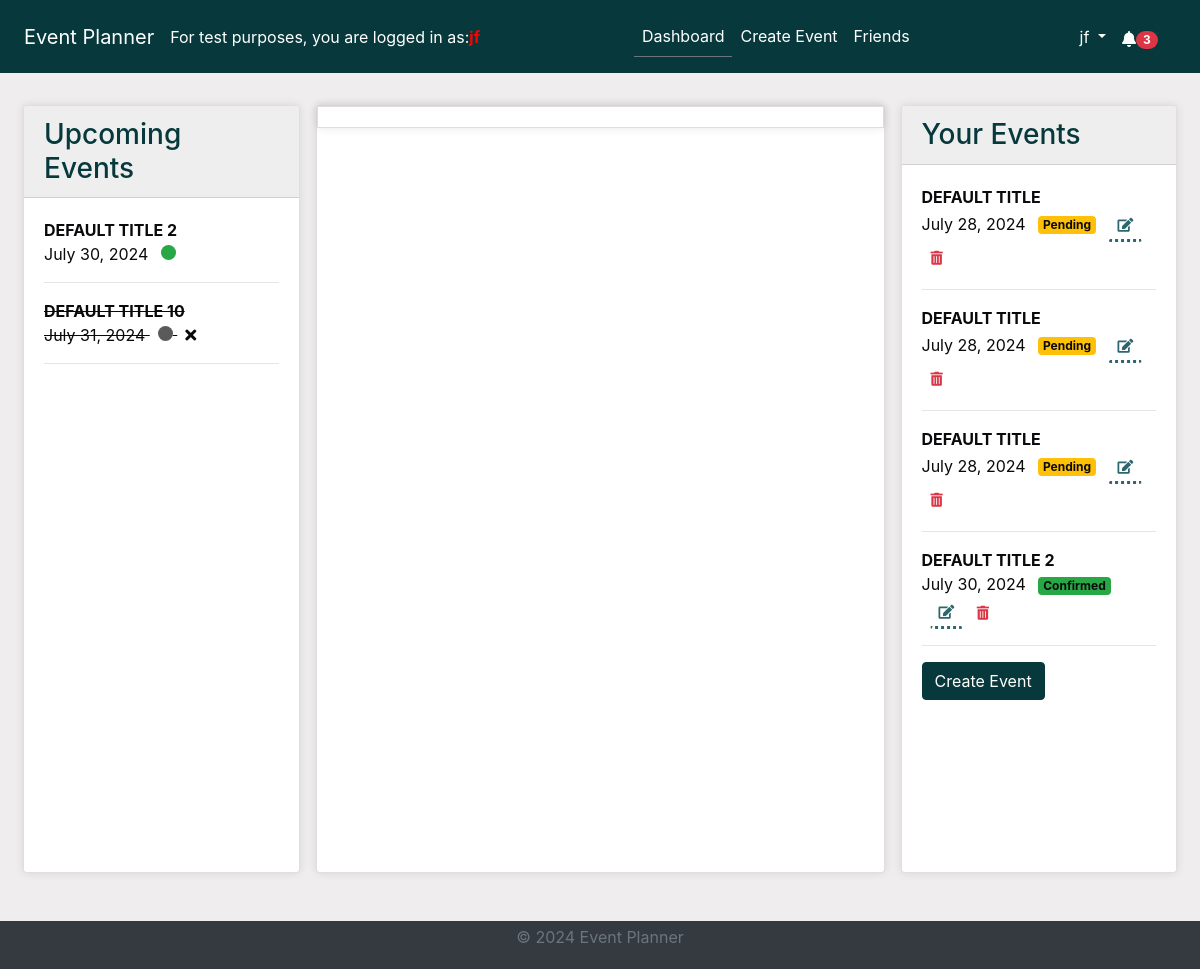
Before: /dashboard/ (signed in) with the older database file.
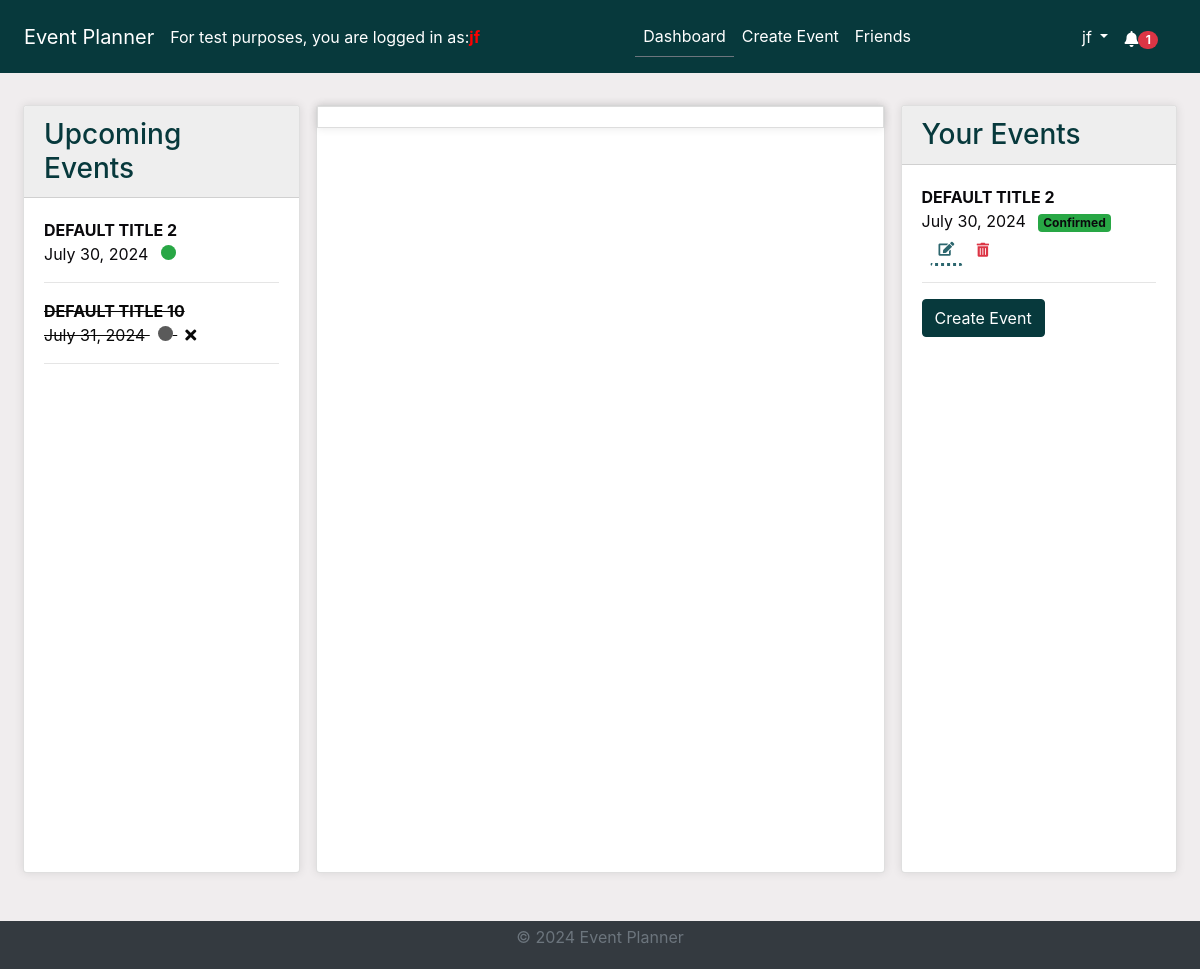
After: the same page with the newer database file.
### events/models.py (models this page shows, shortened)
class Event(models.Model):
    STATUS_CHOICES = [
        ("Pending", "Pending"),
        ("Confirmed", "Confirmed"),
        ("Cancelled", "Cancelled"),
    ]
    title = models.CharField(max_length=100)
    description = models.TextField()
    location = models.CharField(max_length=255)
    created_by = models.ForeignKey(User, on_delete=models.CASCADE)
    proposed_date = models.DateTimeField()
    finalized_date = models.DateTimeField(null=True, blank=True)
    status = models.CharField(
        max_length=20, choices=STATUS_CHOICES, default="Pending"
    )
    created_at = models.DateTimeField(auto_now_add=True)
    updated_at = models.DateTimeField(auto_now=True)

### accounts/views.py (the view)
# urls.py: path("dashboard/", views.dashboard, name="dashboard"),
@login_required
@cache_control(no_cache=True, must_revalidate=True, no_store=True)
def dashboard(request):
    current_user = request.user
    current_datetime = timezone.now()
    user_created_events = Event.objects.filter(
        created_by=current_user
    ).order_by("proposed_date")
    invited_events = Event.objects.filter(
        invitations__user=current_user
    ).order_by("proposed_date")
    all_events = (
        (user_created_events | invited_events)
        .distinct()
        .order_by("proposed_date")
    )
    upcoming_events = all_events.filter(proposed_date__gte=current_datetime)
    upcoming_events_with_read_status = []
    for event in upcoming_events:
        invitation = Invitation.objects.filter(
            event=event, user=current_user
        ).first()
        unread = invitation.read == False if invitation else False
        response_status = invitation.status if invitation else None
        upcoming_events_with_read_status.append(
            {
                "event": event,
                "unread": unread,
                "response_status": response_status,
            }
        )
    all_events_with_status = []
    for event in all_events:
        invitation = Invitation.objects.filter(
            event=event, user=current_user
        ).first()
        response_status = invitation.status if invitation else None
        all_events_with_status.append(
            {"event": event, "response_status": response_status}
        )
    context = {
        "upcoming_events_with_read_status": upcoming_events_with_read_status,
        "user_events": user_created_events,  # List of events created by the user
        "all_events_with_status": all_events_with_status,  # List of all events for the calendar
    }
    return render(request, "accounts/dashboard.html", context)

### accounts/context_processors.py (called while the page is built)
def google_api_key(request):
    return {"GOOGLE_API_KEY": os.getenv("GOOGLE_API_KEY")}

### notifications/context_processors.py (called while the page is built)
def notifications(request):
    if request.user.is_authenticated:
        all_unread_notifications = Notification.objects.filter(
            user=request.user, read=False
        ).order_by("-created_at")
        unread_count = all_unread_notifications.count()
        recent_unread_notifications = all_unread_notifications[:8]
        return {
            "recent_unread_notifications": recent_unread_notifications,
            "unread_count": unread_count,
        }
    return {}

### accounts/templates/accounts/dashboard.html (shortened to what this page needs)
{% extends 'base.html' %}
{% block content %}
<div class="container-fluid">
    <div class="row d-flex">
        <div class="col-lg-3 d-flex flex-column scrollable-column">
            <div class="card mt-2 mb-2 flex-grow-1">
                <div class="card-header bg-primary text-white">
                    <h3 class="mb-0">Upcoming Events</h3>
                </div>
                <div class="card-body overflow-auto">
                    <ul class="list-unstyled">
                        {% for item in upcoming_events_with_read_status %}
                            <li class="{% if item.response_status == 'Deny' %}text-muted-declined{% endif %}">
                                <strong ><a href="{% url 'event_details' item.event.id %}" class="event-link">{{ item.event.title|upper }}</a></strong>
                                <br>
                                {{ item.event.proposed_date|date:"F j, Y" }}
                                <span id="badge-icon" class="badge badge-{{ item.event.status|lower }} ml-2"> </span>
                                {% if item.response_status == "Accept" %}
                                    <span class="ml-2"><i class="fas fa-check"></i></span>
                                {% elif item.response_status == "Deny" %}
                                    <span class="ml-2"><i class="fas fa-times"></i></span>
                                {% elif item.response_status == "Maybe" %}
                                    <span class="ml-2"><i class="fas fa-question"></i></span>
                                {% endif %}
                            </li>
                            <hr>
                        {% empty %}
                            <li>No upcoming events.</li>
                        {% endfor %}
                    </ul>
                </div>
            </div>
        </div>
        <div class="col-lg-6 d-flex flex-column">
            <div class="card mt-2 mb-2 flex-grow-1">
                <div>
                    <div id="calendar"></div>
                </div>
            </div>
        </div>
        <div class="col-lg-3 d-flex flex-column scrollable-column">
            <div class="card mt-2 mb-2 flex-grow-1">
                <div class="card-header bg-primary text-white">
                    <h3 class="mb-0">Your Events</h3>
                </div>
                <div class="card-body overflow-auto">
                    <ul class="list-unstyled">
                        {% for event in user_events %}
                            <li>
                                <strong><a href="{% url 'event_details' event.id %}" class="event-link">{{ event.title|upper }}</a></strong>
                                <br>
                                {{ event.proposed_date|date:"F j, Y" }}
                                <span class="badge badge-{{ event.status|lower }} ml-2">{{ event.status }}</span>
                                <a href="{% url 'edit_event' event.id %}" class="btn btn-sm btn-outline-primary ml-2"><i class="fas fa-edit"></i></a>
                                <button class="btn btn-sm btn-outline-danger delete-btn" data-event-id="{{ event.id }}"><i class="fas fa-trash-alt"></i></button>
                            </li>
                            <hr>
                        {% empty %}
                            <li>You have not created any events.</li>
                        {% endfor %}
                    </ul>
                    <a href="{% url 'create_event' %}" class="btn btn-primary">Create Event</a>
                </div>
            </div>
        </div>
    </div>
</div>
{% endblock %}

### templates/base.html (shortened to what this page needs)
<!DOCTYPE html>
<html lang="en">
<head>
    {% load static %}
    <link rel="stylesheet" href="https://stackpath.bootstrapcdn.com/bootstrap/4.5.2/css/bootstrap.min.css">
    <link rel="stylesheet" href="{% static 'css/styles.css' %}">
    <link rel="stylesheet" href="https://cdnjs.cloudflare.com/ajax/libs/font-awesome/5.15.4/css/all.min.css">
    <link rel="stylesheet" href="https://cdnjs.cloudflare.com/ajax/libs/fullcalendar/3.10.2/fullcalendar.min.css" />
</head>
<body class="c-app">
    <header class="c-header c-header-light c-header-fixed">
        <nav class="navbar navbar-expand-lg navbar-light">
            <a class="navbar-brand" href="{% url 'home' %}">Event Planner</a>
            For test purposes, you are logged in as:
            <strong style="color:red;">   {{ user.username }} </strong>
            <div class="collapse navbar-collapse" id="navbarSupportedContent">
                {% if user.is_authenticated %}
                <ul class="navbar-nav mx-auto">
                    <li class="nav-item {% if request.resolver_match.url_name == 'dashboard' %}active{% endif %}">
                        <a class="nav-link" href="{% url 'dashboard' %}">Dashboard</a>
                    </li>
                    <li class="nav-item {% if request.resolver_match.url_name == 'create_event' %}active{% endif %}">
                        <a class="nav-link" href="{% url 'create_event' %}">Create Event</a>
                    </li>
                    <li class="nav-item {% if request.resolver_match.url_name == 'friends_page' %}active{% endif %}">
                        <a class="nav-link" href="{% url 'friends_page' %}">Friends</a>
                    </li>
                    {% endif %}
                </ul>
                {% if user.is_authenticated %}
                <ul class="navbar-nav d-flex">
                    <li class="nav-item dropdown">
                        <a class="nav-link dropdown-toggle" href="#" id="profileLink" role="button" data-toggle="dropdown" aria-haspopup="true" aria-expanded="false">
                            {{ user.username }}
                        </a>
                    </li>
                </ul>
                {% endif %}
            </div>
            {% if user.is_authenticated %}
                <ul class="navbar-nav ml-auto d-flex">
                    <li class="nav-item">
                        <a class="nav-link" href="#" id="notificationBell" role="button" data-toggle="dropdown" aria-haspopup="true" aria-expanded="false">
                            <i class="fas fa-bell"></i>
                            {% if unread_count > 0 %}
                                <span class="badge badge-pill badge-danger">{{ unread_count }}</span>
                            {% else %}
                                <span class="badge badge-pill badge-danger" style="opacity: 0;">{{ unread_count }}</span>
                            {% endif %}
                        </a>
                    </li>
                </ul>
            {% endif %}
        </nav>
    </header>
    <main class="c-main">
        <div class="container-fluid">
            <div class="fade-in">
                {% block content %}{% endblock %}
            </div>
        </div>
    </main>
    <footer class="footer py-1">
        <div class="container text-center">
            <p class="text-muted">&copy; 2024 Event Planner</p>
        </div>
    </footer>
</body>
</html>

Changed rows visible on the page:
removed Event: title "DEFAULT TITLE", proposed_date "July 28, 2024", status "Pending", shown under "Your Events"
removed Event: title "DEFAULT TITLE", proposed_date "July 28, 2024", status "Pending", shown under "Your Events"
removed Event: title "DEFAULT TITLE", proposed_date "July 28, 2024", status "Pending", shown under "Your Events"
Other visible differences:
{{ unread_count }}: "3" → "1"
